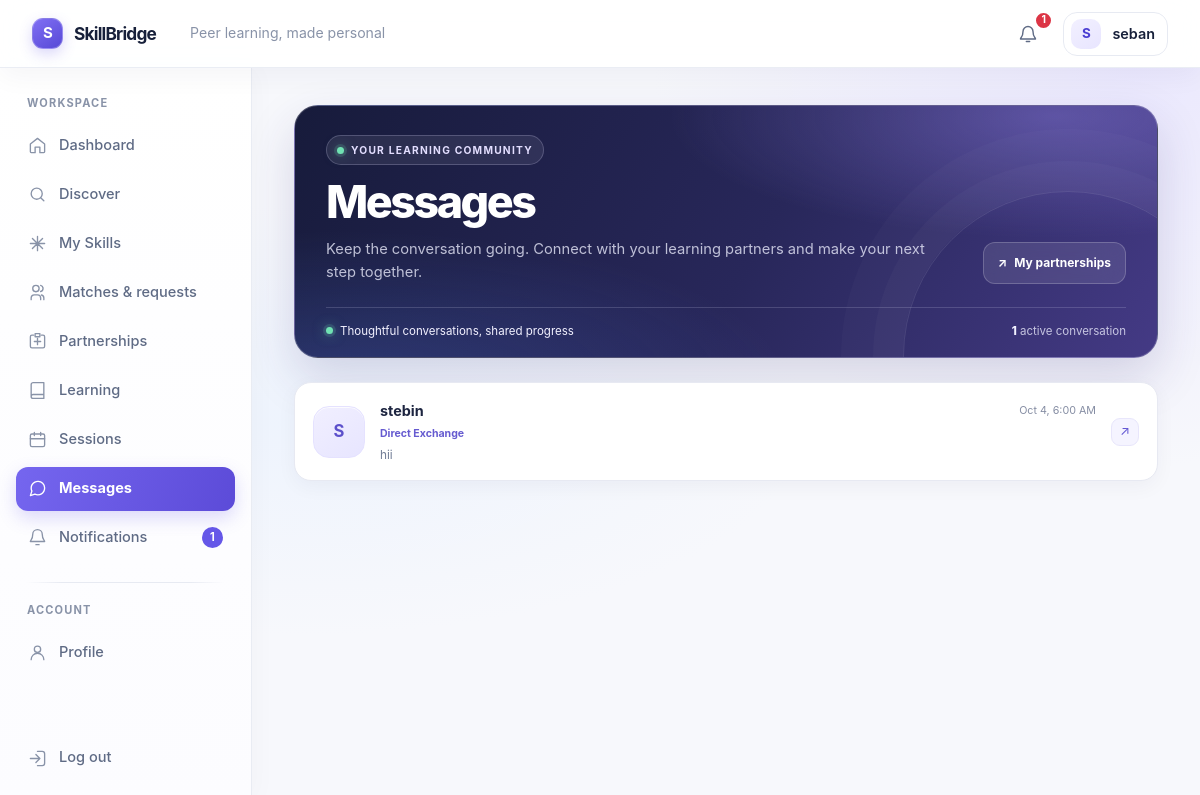
The page /chat/ (signed in) on the database its author committed.
### accounts/models.py (models this page shows, shortened)
class User(AbstractUser):
    class Role(models.TextChoices):
        STUDENT = 'STUDENT', 'Student'
        ADMIN = 'ADMIN', 'Admin'
    role = models.CharField(max_length=10, choices=Role.choices, default=Role.STUDENT)
    objects = SkillBridgeUserManager()

### matching/models.py (models this page shows, shortened)
class Message(models.Model):
	conversation = models.ForeignKey(
		Conversation,
		on_delete=models.CASCADE,
		related_name='messages',
	)
	sender = models.ForeignKey(
		settings.AUTH_USER_MODEL,
		on_delete=models.PROTECT,
		related_name='sent_messages',
	)
	content = models.TextField(max_length=2000)
	created_at = models.DateTimeField(auto_now_add=True)
	updated_at = models.DateTimeField(auto_now=True)
	is_read = models.BooleanField(default=False)
	class Meta:
		ordering = ('created_at', 'pk')
		indexes = [
			models.Index(fields=('conversation', 'created_at')),
		]

class LearningPartnership(models.Model):
	class Status(models.TextChoices):
		ACTIVE = 'ACTIVE', 'Active'
		CANCELLED = 'CANCELLED', 'Cancelled'
	match = models.OneToOneField(Match, on_delete=models.PROTECT, related_name='partnership')
	student_one = models.ForeignKey(
		'profiles.StudentProfile',
		on_delete=models.CASCADE,
		related_name='partnerships_as_one',
	)
	student_two = models.ForeignKey(
		'profiles.StudentProfile',
		on_delete=models.CASCADE,
		related_name='partnerships_as_two',
	)
	relationship_type = models.CharField(max_length=20, choices=Match.MatchType.choices)
	primary_teacher = models.ForeignKey(
		'profiles.StudentProfile',
		on_delete=models.PROTECT,
		related_name='one_way_teaching_partnerships',
		null=True,
		blank=True,
	)
	primary_learner = models.ForeignKey(
		'profiles.StudentProfile',
		on_delete=models.PROTECT,
		related_name='one_way_learning_partnerships',
		null=True,
		blank=True,
	)
	status = models.CharField(max_length=10, choices=Status.choices, default=Status.ACTIVE)
	created_at = models.DateTimeField(auto_now_add=True)
	class Meta:
		ordering = ('-created_at',)
		constraints = [
			models.UniqueConstraint(
				fields=('student_one', 'student_two'),
				condition=Q(status='ACTIVE'),
				name='active_partnership_pair_uniq',
			),
			models.CheckConstraint(
				condition=Q(student_one__lt=F('student_two')),
				name='partnership_pair_canonical_order',
			),
			models.CheckConstraint(
				condition=(
					Q(
						relationship_type=Match.MatchType.DIRECT_EXCHANGE,
						primary_teacher__isnull=True,
						primary_learner__isnull=True,
					)
					| Q(
						relationship_type=Match.MatchType.ONE_WAY_LEARNING,
						primary_teacher__isnull=False,
						primary_learner__isnull=False,
					)
				),
				name='partnership_roles_match_type',
			),
			models.CheckConstraint(
				condition=(Q(primary_teacher__isnull=True) | ~Q(primary_teacher=F('primary_learner'))),
				name='partnership_teacher_learner_distinct',
			),
		]

### matching/views.py (the view)
# urls.py: path('', ChatListView.as_view(), name='chat-list'),
class ChatListView(StudentRequiredMixin, TemplateView):
	template_name = 'matching/chat_list.html'
	def get_context_data(self, **kwargs):
		context = super().get_context_data(**kwargs)
		profile = get_object_or_404(StudentProfile, user=self.request.user)
		conversations = (
			Conversation.objects.filter(
				partnership__status=LearningPartnership.Status.ACTIVE,
			)
			.filter(Q(partnership__student_one=profile) | Q(partnership__student_two=profile))
			.select_related('partnership__student_one__user', 'partnership__student_two__user')
			.order_by('-created_at')
		)
		items = []
		for conversation in conversations:
			other_student = conversation.other_student_for(profile)
			last_message = conversation.messages.order_by('-created_at').first()
			items.append({
				'pk': conversation.pk,
				'other_user': other_student.user,
				'last_message': last_message,
				'unread_count': conversation.messages.filter(is_read=False).exclude(sender=self.request.user).count(),
				'partnership': conversation.partnership,
			})
		context['conversations'] = items
		return context

### templates/matching/chat_list.html (shortened to what this page needs)
{% extends 'base.html' %}
{% block content %}
<section class="chat-inbox-page mx-auto">
    <header class="chat-inbox-intro">
        <div class="chat-inbox-heading">
            <div>
                <p class="chat-inbox-eyebrow"><span aria-hidden="true"></span> YOUR LEARNING COMMUNITY</p>
                <h1>Messages</h1>
                <p>Keep the conversation going. Connect with your learning partners and make your next step together.</p>
            </div>
            <a class="chat-inbox-partnership-link" href="{% url 'matching:partnerships' %}"><span aria-hidden="true">↗</span> My partnerships</a>
        </div>
        <div class="chat-inbox-summary">
            <span><span class="chat-inbox-live-dot" aria-hidden="true"></span> Thoughtful conversations, shared progress</span>
            <span><strong>{{ conversations|length }}</strong> active conversation{{ conversations|length|pluralize }}</span>
        </div>
    </header>
    {% if conversations %}
        <section class="chat-conversation-list" aria-label="Your conversations">
            {% for conversation in conversations %}
                {% with other_user=conversation.other_user %}
                    <a href="{% url 'chat:chat-detail' conversation.pk %}" class="chat-conversation-card{% if conversation.unread_count %} has-unread{% endif %}">
                        <span class="chat-conversation-avatar" aria-hidden="true">{{ other_user.get_full_name|default:other_user.username|first|upper }}</span>
                        <span class="chat-conversation-content">
                            <span class="chat-conversation-topline">
                                <strong>{{ other_user.get_full_name|default:other_user.username }}</strong>
                                <span class="chat-conversation-time">{% if conversation.last_message %}{{ conversation.last_message.created_at|date:'M j, g:i A' }}{% else %}New connection{% endif %}</span>
                            </span>
                            <span class="chat-conversation-partnership">{{ conversation.partnership.get_relationship_type_display }}</span>
                            <span class="chat-conversation-preview">
                                {% if conversation.last_message %}
                                    {% if conversation.last_message.sender_id == user.id %}<span>You: </span>{% endif %}{{ conversation.last_message.content|truncatechars:115 }}
                                {% else %}
                                    Start your conversation with a friendly hello.
                                {% endif %}
                            </span>
                        </span>
                        <span class="chat-conversation-indicators">
                            {% if conversation.unread_count %}
                                <span class="chat-unread-badge">{{ conversation.unread_count }} unread</span>
                            {% else %}
                                <span class="chat-open-indicator" aria-hidden="true">↗</span>
                            {% endif %}
                        </span>
                    </a>
                {% endwith %}
            {% endfor %}
        </section>
    {% endif %}
</section>
{% endblock %}

### templates/base.html (shortened to what this page needs)
{% load static %}
<!doctype html>
<html lang="en">
<head>
    <link href="https://cdn.jsdelivr.net/npm/bootstrap@5.3.3/dist/css/bootstrap.min.css" rel="stylesheet">
    <link href="{% static 'css/base.css' %}" rel="stylesheet">
    <link href="{% static 'css/layout.css' %}?v=20261005-2" rel="stylesheet">
    <link href="{% static 'css/components.css' %}" rel="stylesheet">
    <link href="{% static 'css/forms.css' %}" rel="stylesheet">
    <link href="{% static 'css/auth.css' %}" rel="stylesheet">
    <link href="{% static 'css/profile.css' %}?v=20261005-2" rel="stylesheet">
    <link href="{% static 'css/skills.css' %}?v=20261005-1" rel="stylesheet">
    <link href="{% static 'css/matching.css' %}?v=20261005-3" rel="stylesheet">
    <link href="{% static 'css/learning.css' %}?v=20261005-5" rel="stylesheet">
    <link href="{% static 'css/chat.css' %}?v=20261005-1" rel="stylesheet">
    <link href="{% static 'css/notifications.css' %}?v=20261005-1" rel="stylesheet">
    <link href="{% static 'css/responsive.css' %}" rel="stylesheet">
</head>
<body class="{% if user.is_authenticated %}app-body{% else %}public-body{% endif %}{% if request.resolver_match.url_name == 'home' and user.is_authenticated and user.role == 'STUDENT' %} student-dashboard-body{% endif %}">
{% if user.is_authenticated %}
    <div class="app-frame">
        <header class="topbar">
            <div class="topbar-main">
                <a class="brand" href="{% url 'home' %}" aria-label="SkillBridge home">
                    <span class="brand-symbol" aria-hidden="true">S</span>
                    <span>SkillBridge</span>
                </a>
                <span class="topbar-context">{% block page_context %}Peer learning, made personal{% endblock %}</span>
            </div>
            <div class="topbar-actions">
                {% if user.role == 'STUDENT' %}
                    <a class="icon-button notification-button" href="{% url 'notifications' %}" aria-label="Notifications{% if unread_notification_count %}, {{ unread_notification_count }} unread{% endif %}">
                        <svg viewBox="0 0 24 24" aria-hidden="true"><path d="M18 9a6 6 0 0 0-12 0c0 7-3 7-3 9h18c0-2-3-2-3-9M10 21h4"/></svg>
                        {% if unread_notification_count %}<span class="badge text-bg-danger notification-dot" aria-label="{{ unread_notification_count }} unread notifications">{{ unread_notification_count }}</span>{% endif %}
                    </a>
                    <a class="profile-chip" href="{% url 'profile-detail' %}">
                        {% if user.student_profile.profile_photo %}
                            <img class="avatar avatar-photo" src="{{ user.student_profile.profile_photo.url }}" alt="">
                        {% else %}
                            <span class="avatar" aria-hidden="true">{{ user.username|first|upper }}</span>
                        {% endif %}
                        <span class="profile-chip-name">{{ user.username }}</span>
                    </a>
                {% elif user.role == 'ADMIN' %}
                    <a class="profile-chip" href="{% url 'admin_dashboard:overview' %}">
                        <span class="avatar" aria-hidden="true">{{ user.username|first|upper }}</span>
                        <span class="profile-chip-name">{{ user.username }}</span>
                    </a>
                {% endif %}
            </div>
        </header>
        <aside class="sidebar" id="app-sidebar" aria-label="Main navigation">
            <div class="sidebar-inner">
                {% if user.role == 'STUDENT' %}
                    <p class="sidebar-label">Workspace</p>
                    <nav class="sidebar-nav">
                        <a class="sidebar-link {% if request.resolver_match.url_name == 'home' %}is-active{% endif %}" href="{% url 'home' %}" {% if request.resolver_match.url_name == 'home' %}aria-current="page"{% endif %}>
                            <svg viewBox="0 0 24 24" aria-hidden="true"><path d="m3 10 9-7 9 7v10a1 1 0 0 1-1 1h-5v-7H9v7H4a1 1 0 0 1-1-1z"/></svg><span>Dashboard</span>
                        </a>
                        <a class="sidebar-link " href="{% url 'matching:index' %}" >
                            <svg viewBox="0 0 24 24" aria-hidden="true"><circle cx="11" cy="11" r="7"/><path d="m20 20-4-4"/></svg><span>Discover</span>
                        </a>
                        <a class="sidebar-link {% if request.resolver_match.namespace == 'skills' %}is-active{% endif %}" href="{% url 'skills:index' %}" {% if request.resolver_match.namespace == 'skills' %}aria-current="page"{% endif %}>
                            <svg viewBox="0 0 24 24" aria-hidden="true"><path d="M12 3v18M3 12h18M5.6 5.6l12.8 12.8m0-12.8L5.6 18.4"/></svg><span>My Skills</span>
                        </a>
                        <a class="sidebar-link " href="{% url 'matching:requests' %}" >
                            <svg viewBox="0 0 24 24" aria-hidden="true"><path d="M16 21v-2a4 4 0 0 0-4-4H8a4 4 0 0 0-4 4v2m6-10a4 4 0 1 0 0-8 4 4 0 0 0 0 8m10 10v-2a4 4 0 0 0-3-3.87m-1-12.13a4 4 0 0 1 0 7.75"/></svg><span>Matches &amp; requests</span>
                        </a>
                        <a class="sidebar-link " href="{% url 'matching:partnerships' %}" >
                            <svg viewBox="0 0 24 24" aria-hidden="true"><path d="M8 12h8m-4-4v8M7 4H5a2 2 0 0 0-2 2v12a2 2 0 0 0 2 2h14a2 2 0 0 0 2-2V6a2 2 0 0 0-2-2h-2M9 2h6v4H9z"/></svg><span>Partnerships</span>
                        </a>
                        <a class="sidebar-link " href="{% url 'learning:directions' %}" >
                            <svg viewBox="0 0 24 24" aria-hidden="true"><path d="M4 19.5A2.5 2.5 0 0 1 6.5 17H20M6.5 2H20v20H6.5A2.5 2.5 0 0 1 4 19.5v-15A2.5 2.5 0 0 1 6.5 2Z"/></svg><span>Learning</span>
                        </a>
                        <a class="sidebar-link " href="{% url 'learning:sessions' %}" >
                            <svg viewBox="0 0 24 24" aria-hidden="true"><rect x="3" y="5" width="18" height="16" rx="2"/><path d="M16 3v4M8 3v4M3 11h18"/></svg><span>Sessions</span>
                        </a>
                        <a class="sidebar-link {% if request.resolver_match.namespace == 'chat' %}is-active{% endif %}" href="{% url 'chat:chat-list' %}" {% if request.resolver_match.namespace == 'chat' %}aria-current="page"{% endif %}>
                            <svg viewBox="0 0 24 24" aria-hidden="true"><path d="M21 11.5a8.4 8.4 0 0 1-.9 3.8 8.5 8.5 0 0 1-7.6 4.7 8.4 8.4 0 0 1-3.8-.9L3 21l1.9-5.7a8.4 8.4 0 0 1-.9-3.8A8.5 8.5 0 0 1 8.7 3.9a8.4 8.4 0 0 1 3.8-.9h.5a8.5 8.5 0 0 1 8 8z"/></svg><span>Messages</span>
                        </a>
                        <a class="sidebar-link " href="{% url 'notifications' %}" >
                            <svg viewBox="0 0 24 24" aria-hidden="true"><path d="M18 8a6 6 0 0 0-12 0c0 7-3 7-3 9h18c0-2-3-2-3-9m-8 13h4"/></svg><span>Notifications</span>
                            {% if unread_notification_count %}<span class="sidebar-count">{{ unread_notification_count }}</span>{% endif %}
                        </a>
                    </nav>
                    <div class="sidebar-divider"></div>
                    <p class="sidebar-label">Account</p>
                    <nav class="sidebar-nav">
                        <a class="sidebar-link " href="{% url 'profile-detail' %}" >
                            <svg viewBox="0 0 24 24" aria-hidden="true"><circle cx="12" cy="8" r="4"/><path d="M4 21a8 8 0 0 1 16 0"/></svg><span>Profile</span>
                        </a>
                    </nav>
                {% endif %}
                <div class="sidebar-footer">
                    <form method="post" action="{% url 'logout' %}">
                        <button class="sidebar-link sidebar-logout" type="submit">
                            <svg viewBox="0 0 24 24" aria-hidden="true"><path d="M10 17l5-5-5-5m5 5H3m9-9h6a3 3 0 0 1 3 3v12a3 3 0 0 1-3 3h-6"/></svg><span>Log out</span>
                        </button>
                    </form>
                </div>
            </div>
        </aside>
        <main class="main-area">
            <div class="content-wrap">
{% endif %}
{% block content %}{% endblock %}
{% if user.is_authenticated %}
            </div>
        </main>
    </div>
{% else %}
    </main>
    {% if request.resolver_match.url_name == 'home' %}
    <script src="{% static 'js/app.js' %}" defer></script>
    {% endif %}
{% endif %}
</body>
</html>

### rows shown on the page
User: username|first "S", username "seban"
User: other_user.get_full_name|first "S", other_user.get_full_name "stebin", last_message.created_at "Oct 4, 6:00 AM", partnership.relationship_type "Direct Exchange", last_message.content "hii"

### other values the page prints
{{ unread_notification_count }} "1"
{{ conversations|length }} "1"
